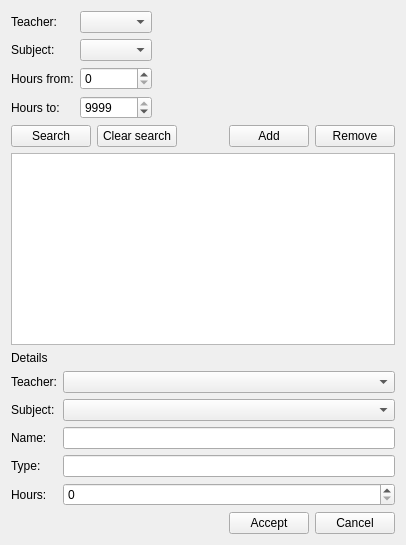
      <widget class="QWidget" name="tab_4">
       <attribute name="title">
        <string>Classes</string>
       </attribute>
       <layout class="QGridLayout" name="gridLayout_15">
        <item row="0" column="0">
         <layout class="QGridLayout" name="gridLayout_8">
          <item row="3" column="0">
           <widget class="QLabel" name="label_35">
            <property name="text">
             <string>Hours to:</string>
            </property>
           </widget>
          </item>
          <item row="0" column="0">
           <widget class="QLabel" name="label_32">
            <property name="text">
             <string>Teacher:</string>
            </property>
           </widget>
          </item>
          <item row="2" column="0">
           <widget class="QLabel" name="label_34">
            <property name="text">
             <string>Hours from:</string>
            </property>
           </widget>
          </item>
          <item row="0" column="1">
           <widget class="QComboBox" name="classTeacherFilterComboBox"/>
          </item>
          <item row="1" column="1">
           <widget class="QComboBox" name="classSubjectFilterComboBox"/>
          </item>
          <item row="1" column="0">
           <widget class="QLabel" name="label_33">
            <property name="text">
             <string>Subject:</string>
            </property>
           </widget>
          </item>
          <item row="2" column="1">
           <widget class="QSpinBox" name="classHoursFromSpinBox">
            <property name="maximum">
             <number>9999</number>
            </property>
           </widget>
          </item>
          <item row="3" column="1">
           <widget class="QSpinBox" name="classHoursToSpinBox">
            <property name="maximum">
             <number>9999</number>
            </property>
            <property name="value">
             <number>9999</number>
            </property>
           </widget>
          </item>
          <item row="0" column="2">
           <spacer name="horizontalSpacer_13">
            <property name="orientation">
             <enum>Qt::Horizontal</enum>
            </property>
            <property name="sizeHint" stdset="0">
             <size>
              <width>40</width>
              <height>20</height>
             </size>
            </property>
           </spacer>
          </item>
         </layout>
        </item>
        <item row="1" column="0">
         <layout class="QGridLayout" name="gridLayout_14">
          <item row="0" column="3">
           <widget class="QPushButton" name="classAddButton">
            <property name="text">
             <string>Add</string>
            </property>
           </widget>
          </item>
          <item row="3" column="3">
           <widget class="QPushButton" name="classAcceptButton">
            <property name="text">
             <string>Accept</string>
            </property>
           </widget>
          </item>
          <item row="1" column="0" colspan="5">
           <widget class="QTableView" name="classTableView"/>
          </item>
          <item row="0" column="4">
           <widget class="QPushButton" name="classRemoveButton">
            <property name="text">
             <string>Remove</string>
            </property>
           </widget>
          </item>
          <item row="2" column="0" colspan="5">
           <layout class="QGridLayout" name="gridLayout_16">
            <item row="4" column="0">
             <widget class="QLabel" name="label_29">
              <property name="text">
               <string>Type:</string>
              </property>
             </widget>
            </item>
            <item row="3" column="1">
             <widget class="QLineEdit" name="classNameLineEdit"/>
            </item>
            <item row="2" column="0">
             <widget class="QLabel" name="label_27">
              <property name="text">
               <string>Subject:</string>
              </property>
             </widget>
            </item>
            <item row="5" column="0">
             <widget class="QLabel" name="label_30">
              <property name="text">
               <string>Hours:</string>
              </property>
             </widget>
            </item>
            <item row="1" column="0">
             <widget class="QLabel" name="label_26">
              <property name="text">
               <string>Teacher:</string>
              </property>
             </widget>
            </item>
            <item row="3" column="0">
             <widget class="QLabel" name="label_28">
              <property name="text">
               <string comment="object">Name:</string>
              </property>
             </widget>
            </item>
            <item row="1" column="1">
             <widget class="QComboBox" name="classTeacherComboBox"/>
            </item>
            <item row="5" column="1">
             <widget class="QSpinBox" name="classHoursSpinBox">
              <property name="maximum">
               <number>9999</number>
              </property>
             </widget>
            </item>
            <item row="0" column="0" colspan="2">
             <widget class="QLabel" name="label_31">
              <property name="text">
               <string>Details</string>
              </property>
             </widget>
            </item>
            <item row="2" column="1">
             <widget class="QComboBox" name="classSubjectComboBox"/>
            </item>
            <item row="4" column="1">
             <widget class="QLineEdit" name="classTypeLineEdit"/>
            </item>
           </layout>
          </item>
          <item row="3" column="4">
           <widget class="QPushButton" name="classCancelButton">
            <property name="text">
             <string>Cancel</string>
            </property>
           </widget>
          </item>
          <item row="0" column="0">
           <widget class="QPushButton" name="classSearchButton">
            <property name="text">
             <string>Search</string>
            </property>
           </widget>
          </item>
          <item row="0" column="1">
           <widget class="QPushButton" name="classCancelSearchButton">
            <property name="text">
             <string>Clear search</string>
            </property>
           </widget>
          </item>
          <item row="0" column="2">
           <spacer name="horizontalSpacer_12">
            <property name="orientation">
             <enum>Qt::Horizontal</enum>
            </property>
            <property name="sizeHint" stdset="0">
             <size>
              <width>40</width>
              <height>20</height>
             </size>
            </property>
           </spacer>
          </item>
          <item row="3" column="0" colspan="3">
           <spacer name="horizontalSpacer_11">
            <property name="orientation">
             <enum>Qt::Horizontal</enum>
            </property>
            <property name="sizeHint" stdset="0">
             <size>
              <width>40</width>
              <height>20</height>
             </size>
            </property>
           </spacer>
          </item>
         </layout>
        </item>
       </layout>
      </widget>
